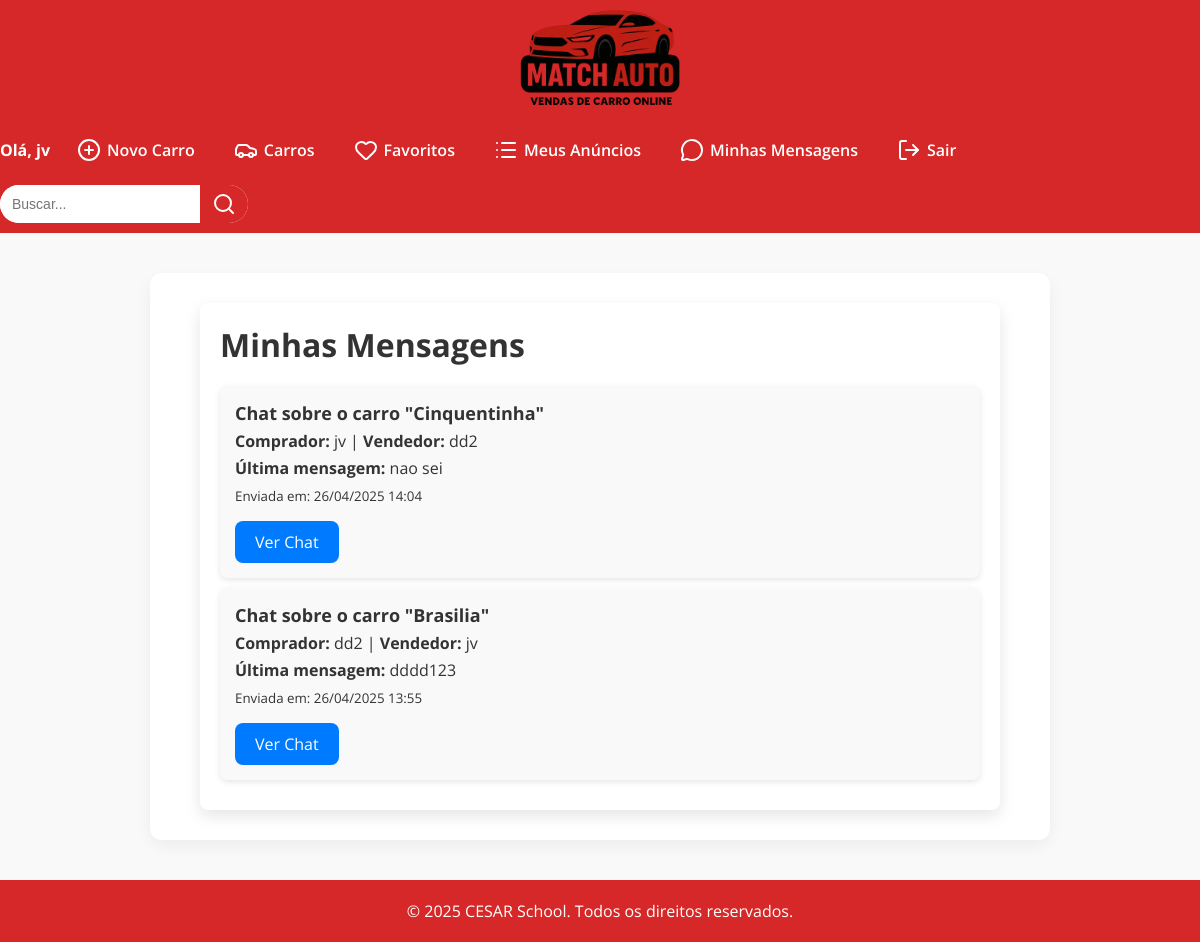
/interacoes/mensagens/ (signed in), run on an earlier commit of the app's database.
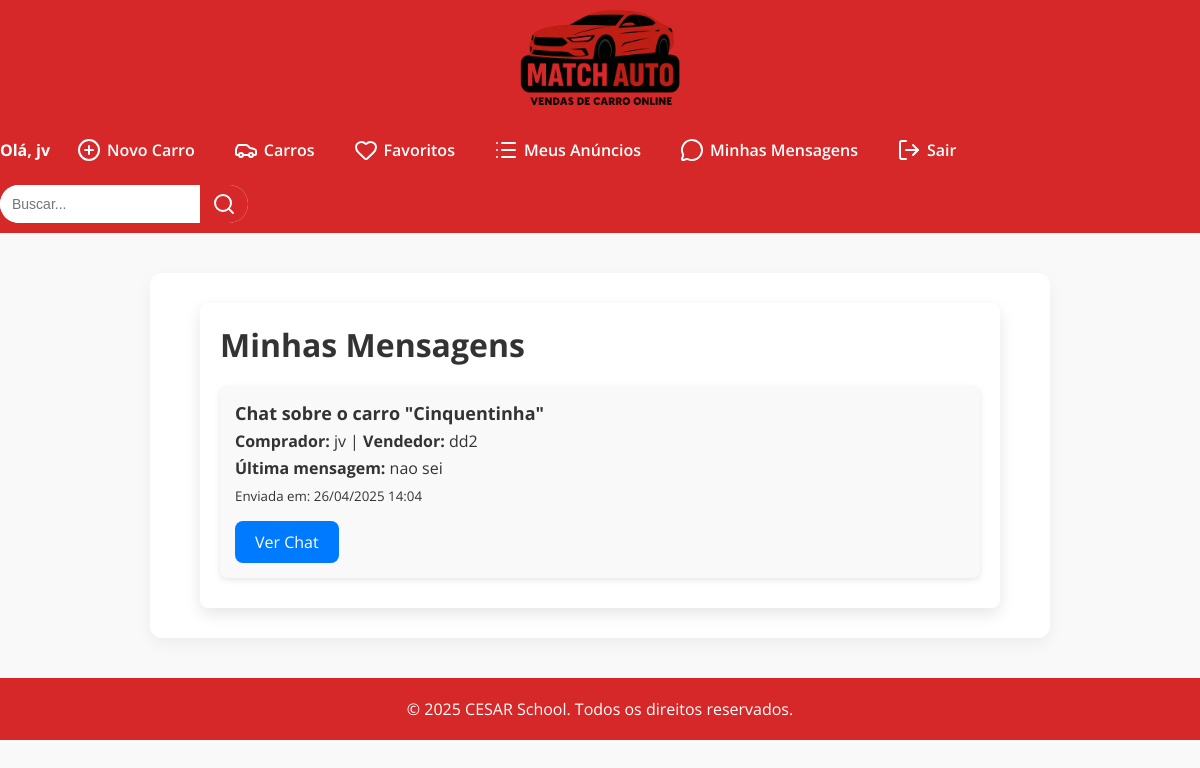
And on a later commit of the database.
### interacoes/models.py (models this page shows, shortened)
class Chat(models.Model):
    car = models.ForeignKey(Car, related_name='chats', on_delete=models.CASCADE)
    comprador = models.ForeignKey(User, related_name='comprador_chats', on_delete=models.CASCADE)
    vendedor = models.ForeignKey(User, related_name='vendedor_chats', on_delete=models.CASCADE)
    created_at = models.DateTimeField(auto_now_add=True)

class Message(models.Model):
    chat = models.ForeignKey(Chat, related_name='messages', on_delete=models.CASCADE)
    sender = models.ForeignKey(User, related_name='messages_sent', on_delete=models.CASCADE)
    text = models.TextField()
    created_at = models.DateTimeField(auto_now_add=True)

### cars/models.py (models this page shows, shortened)
class Car(models.Model):
    id = models.AutoField(primary_key=True)
    model = models.CharField(max_length=200)
    brand = models.ForeignKey(Brand, on_delete=models.PROTECT, related_name='car_brand')
    factory_year = models.IntegerField(blank = True, null = True)
    model_year = models.IntegerField(blank = True, null = True)
    km = models.IntegerField(blank = True, null = True)
    value = models.FloatField(blank = True, null = True)
    photo = models.ImageField(upload_to='cars/', blank = True, null = True)
    favoritos = models.ManyToManyField(User, related_name='carros_favoritos', blank=True)
    usuario = models.ForeignKey(User, on_delete=models.CASCADE)
    rating = models.DecimalField(max_digits=2, decimal_places=1, default=0)

### interacoes/views.py (the view)
# urls.py: path("mensagens/", views.minhas_mensagens, name="minhas_mensagens"),
@login_required
def minhas_mensagens(request):
    chats = Chat.objects.filter(comprador=request.user) | Chat.objects.filter(vendedor=request.user)
    chats_com_mensagens = []
    for chat in chats:
        last_message = chat.messages.order_by('-created_at').first()  # Obtem a última mensagem
        chats_com_mensagens.append({
            'chat': chat,
            'last_message': last_message
        })
    return render(request, 'minhas_mensagens.html', {'chats_com_mensagens': chats_com_mensagens})

### interacoes/templates/minhas_mensagens.html (shortened to what this page needs)
{% extends 'base.html' %}
{% block content %}
  <div class="mensagens-container">
    <h1>Minhas Mensagens</h1>
    {% if chats_com_mensagens %}
      <div class="chats-list">
        {% for chat_item in chats_com_mensagens %}
          <div class="chat-item">
            <h3>Chat sobre o carro "{{ chat_item.chat.car.model }}"</h3>
            <p><strong>Comprador:</strong> {{ chat_item.chat.comprador.username }} |
               <strong>Vendedor:</strong> {{ chat_item.chat.vendedor.username }}</p>
            <p><strong>Última mensagem:</strong> {{ chat_item.last_message.text }}</p>
            <p><small>Enviada em: {{ chat_item.last_message.created_at|date:"d/m/Y H:i" }}</small></p>
            <a href="{% url 'chat_detail' chat_item.chat.id %}" class="btn-chat">Ver Chat</a>
          </div>
        {% endfor %}
      </div>
    {% else %}
      <p>Você não tem chats.</p>
    {% endif %}
  </div>
{% endblock %}

What changed in the data, as far as the page shows it:
removed Chat: chat.car.model "Brasilia", chat.comprador.username "dd2", chat.vendedor.username "jv", last_message.text "dddd123", last_message.created_at "26/04/2025 13:55"
